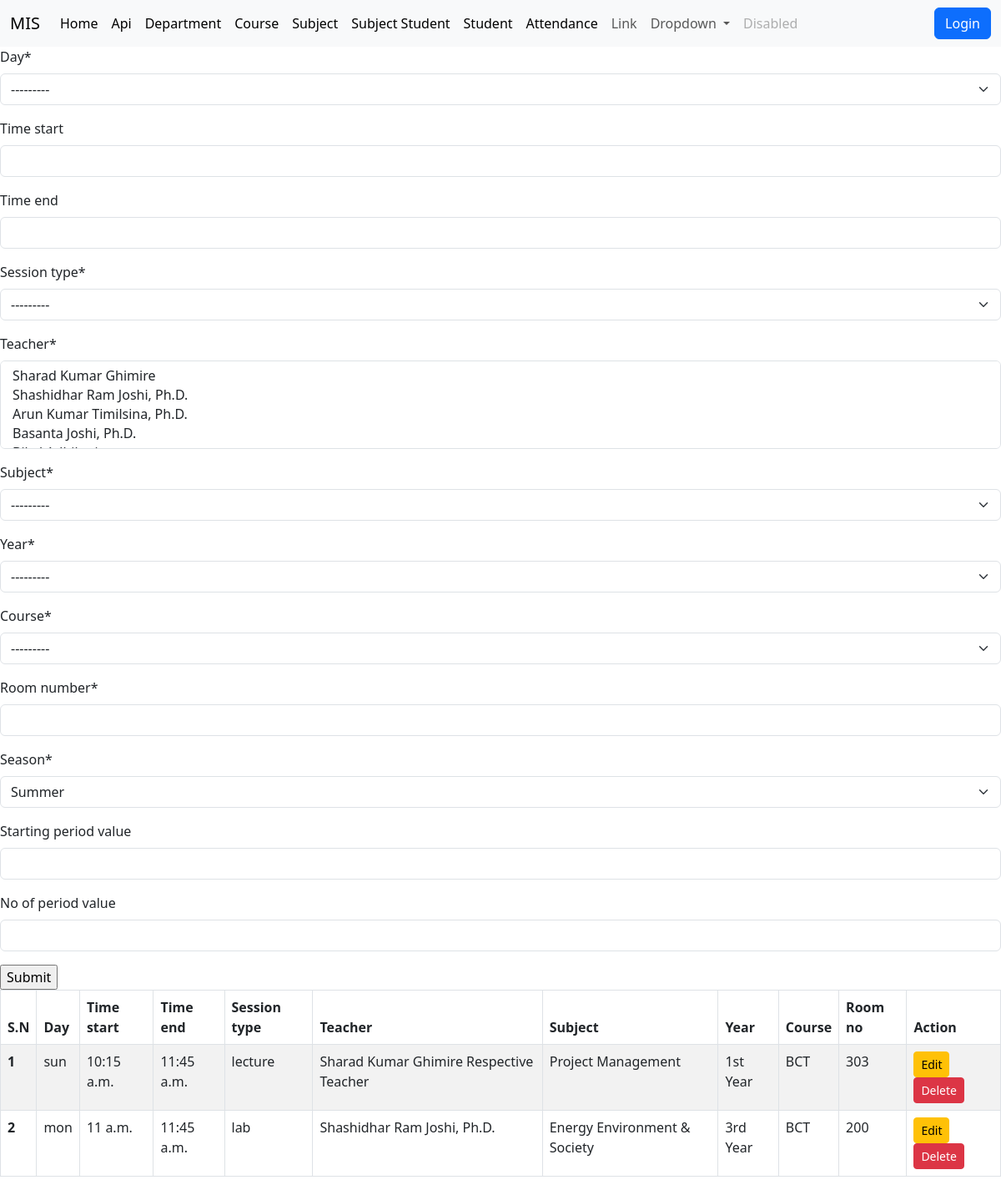
/routine, run on an earlier commit of the app's database.
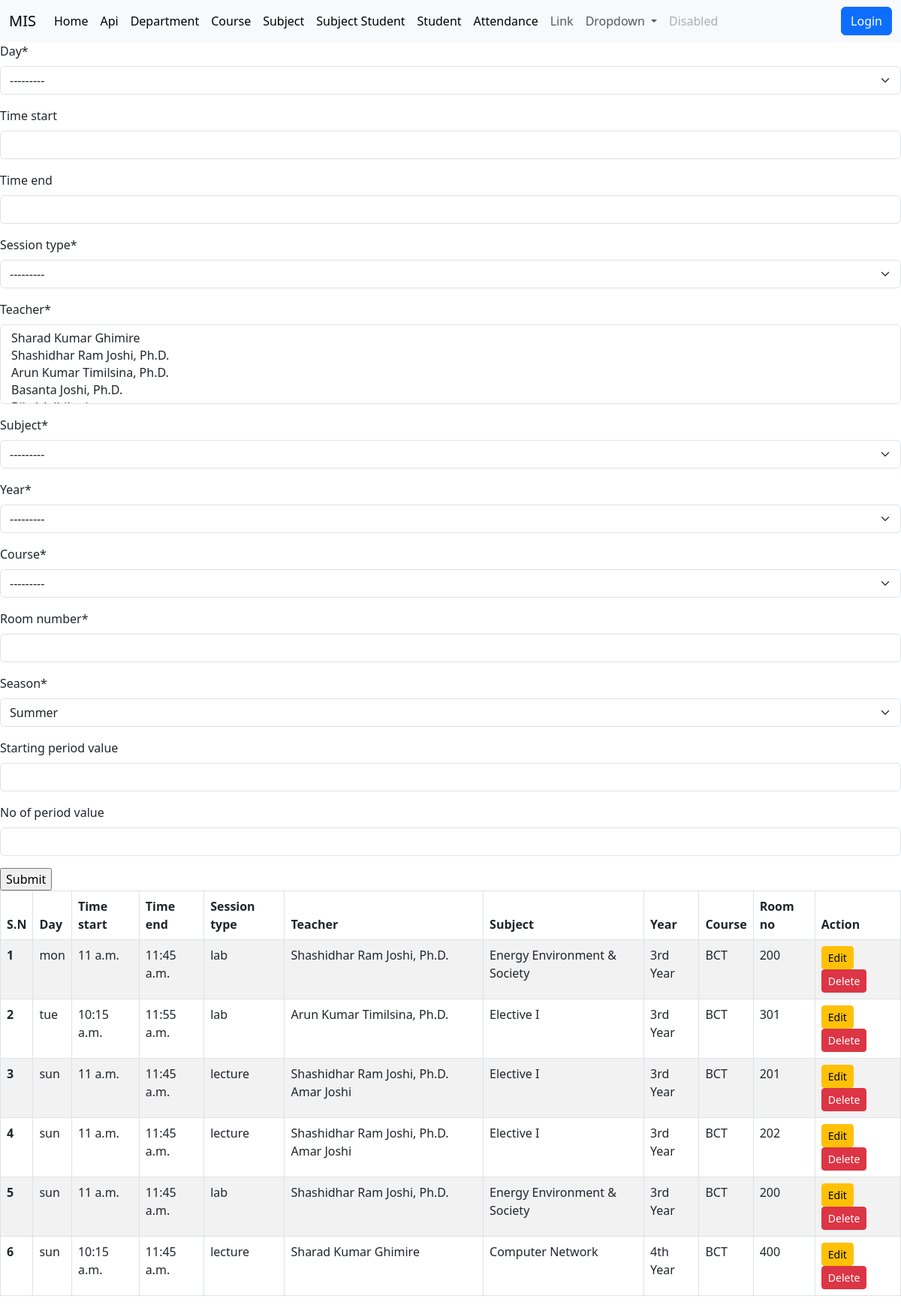
And on a later commit of the database.
### api/models.py (models this page shows, shortened)
class Routine(models.Model):
    DAY_CHOICES = [
        ('sun', 'Sunday'),
        ('mon', 'Monday'),
        ('tue', 'Tuesday'),
        ('wed', 'Wednesday'),
        ('thu', 'Thursday'),
        ('fri', 'Friday'),
    ]
    SESSION_CHOICES = [
        ('lecture', 'Lecture'),
        ('lab', 'Lab'),
        ('tutorial', 'Tutorial'),
    ]
    SEASON_CHOICES = [
        ('winter', 'Winter'),
        ('summer', 'Summer'),
    ]
    day = models.CharField(max_length=3, choices=DAY_CHOICES)
    time_start = models.TimeField(blank=True,null=True)
    time_end = models.TimeField(blank=True,null=True)
    session_type = models.CharField(max_length=10, choices=SESSION_CHOICES)
    teacher = models.ManyToManyField(Teacher)
    subject = models.ForeignKey(Subject, on_delete=models.CASCADE)
    year = models.ForeignKey(Year, on_delete=models.CASCADE)
    course = models.ForeignKey(Course, on_delete=models.CASCADE)
    room_number = models.CharField(max_length=50)
    season=models.CharField(max_length=10, choices=SEASON_CHOICES,default="summer")
    starting_period_value=models.CharField(max_length=10,blank=True)
    no_of_period_value=models.CharField(max_length=10,blank=True)

class Teacher(models.Model):
    profile = models.ForeignKey(Profile,blank=True,null=True, on_delete=models.CASCADE)
    name=models.CharField(max_length=100)
    email=models.EmailField(max_length=254)
    address=models.CharField(max_length=100)
    phone=models.CharField(max_length=15,unique=True)
    post=models.CharField(max_length=30,blank=True)
    def __str__(self):
        return self.name

class Subject(models.Model):
    name=models.CharField(max_length=100,unique=True)
    year=models.ForeignKey(Year,on_delete=models.CASCADE)
    def __str__(self):
        return self.name

class Year(models.Model):
    year=models.CharField( max_length=50,choices=(
        ('1st Year','1st Year'),
        ('2nd Year','2nd Year'),
        ('3rd Year','3rd Year'),
        ('4th Year','4th Year'),
        ('Pass out','Pass out'),
        ),unique=True)
    def __str__(self):
        return self.year

class Course(models.Model):
    name=models.CharField(max_length=100)
    department = models.ForeignKey(Department, on_delete=models.CASCADE)
    year=models.ManyToManyField(Year)
    def __str__(self):
        return self.name

### Home/views.py (the view, shortened to what this page needs)
# urls.py: path('routine', views.routine,name='routine'),
def routine(request):
    context ={}
    all_routines=Routine.objects.all()
    context={
        'routineform':RoutineForm(),
        'all_routines':all_routines,
    }
    return render(request, "routine.html", context)

### Home/forms.py (shortened to what this page needs)
class RoutineForm(forms.ModelForm):
    class Meta:
        model = api.Routine
        fields="__all__"

### templates/routine.html (shortened to what this page needs)
{% extends 'base.html' %}
{%load crispy_forms_tags %}
{% block body %}
<form action = "{% url 'routine' %}" method = "post">
    {{routineform |crispy }}
    <input type="submit" value="Submit">
</form>
<div>
<table class="table table-striped table-hover table-bordered">
    <thead>
      <tr>
        <th scope="col">S.N</th>
        <th scope="col">Day</th>
        <th scope="col">Time start</th>
        <th scope="col">Time end</th>
        <th scope="col">Session type</th>
        <th scope="col">Teacher</th>
        <th scope="col">Subject</th>
        <th scope="col">Year</th>
        <th scope="col">Course</th>
        <th scope="col">Room no</th>
        <th scope="col">Action</th>
      </tr>
    </thead>
    <tbody>
        {% for as in all_routines %}
        <tr>
        <th scope="row">{{forloop.counter}}</th>
        <td>{{as.day}}</td>
        <td>{{as.time_start}}</td>
        <td>{{as.time_end}}</td>
        <td>{{as.session_type}}</td>
        <td>{% for t in as.teacher.all %}
          {{t}}
          {% endfor %}
        </td>
        <td>{{as.subject}}</td>
        <td>{{as.year}}</td>
        <td>{{as.course}}</td>
        <td>{{as.room_number}}</td>
        <td>
            <a href="routine_update/{{as.id}}">
              <button type="button" class="btn btn-sm btn-warning">Edit</button>
          </a>
            <a href="routine_delete/{{as.id}}">
                <button type="button" class="btn btn-sm btn-danger">Delete</button>
            </a>
        </td>
        </tr>
        {% endfor %}
    </tbody>
  </table>
</div>
{% endblock body %}

What changed in the data, as far as the page shows it:
removed Routine: day "sun", time_start "10:15 a.m.", time_end "11:45 a.m.", session_type "lecture", subject "Project Management", year "1st Year", course "BCT", room_number "303", Teacher (name "Sharad Kumar Ghimire")
no longer on this page (row unchanged): Teacher: name "Respective Teacher", shown under "sun"
added Routine: day "tue", time_start "10:15 a.m.", time_end "11:55 a.m.", session_type "lab", subject "Elective I", year "3rd Year", course "BCT", room_number "301"
now on this page (row unchanged): Teacher: name "Arun Kumar Timilsina, Ph.D.", shown under "tue"
added Routine: day "sun", time_start "11 a.m.", time_end "11:45 a.m.", session_type "lecture", subject "Elective I", year "3rd Year", course "BCT", room_number "201", Teacher (name "Shashidhar Ram Joshi, Ph.D.")
now on this page (row unchanged): Teacher: name "Amar Joshi"
added Routine: day "sun", time_start "11 a.m.", time_end "11:45 a.m.", session_type "lecture", subject "Elective I", year "3rd Year", course "BCT", room_number "202", Teacher (name "Shashidhar Ram Joshi, Ph.D.")
added Routine: day "sun", time_start "11 a.m.", time_end "11:45 a.m.", session_type "lab", subject "Energy Environment & Society", year "3rd Year", course "BCT", room_number "200", Teacher (name "Shashidhar Ram Joshi, Ph.D.")
added Routine: day "sun", time_start "10:15 a.m.", time_end "11:45 a.m.", session_type "lecture", subject "Computer Network", year "4th Year", course "BCT", room_number "400", Teacher (name "Sharad Kumar Ghimire")
